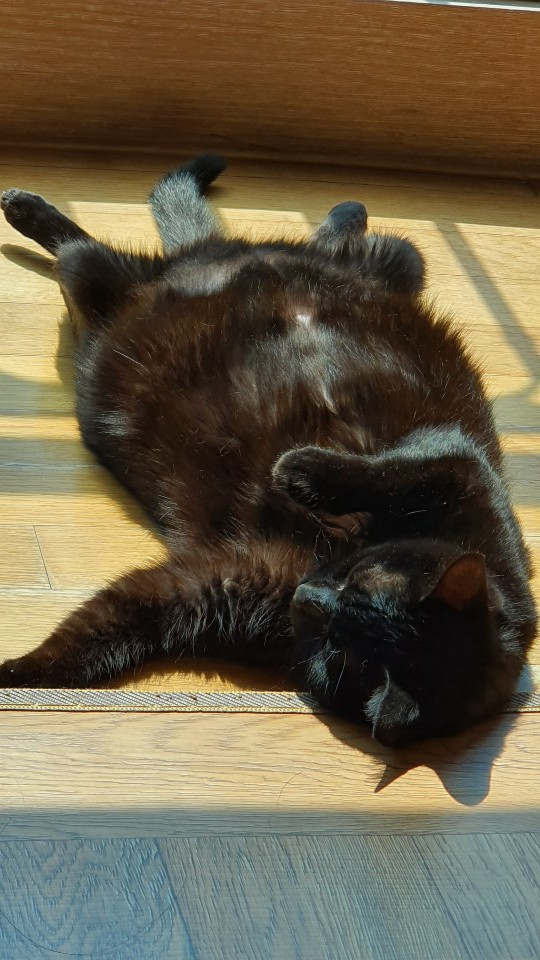
#> input picture dami.jpg, 540 x 960 px
$ python cv02_matplot.py
#> lines starting #> are read from the running program, lines starting #| are printed output that depends on the picture
import matplotlib.pyplot as plt
import cv2

# 컬러영상 출력
# openCV는 BGR 순서
imgBGR = cv2.imread('./dami.jpg')
#> imgBGR is the input picture: shape (960, 540, 3); mean B, G, R 72, 93.9, 104.3
imgRGB = cv2.cvtColor(imgBGR, cv2.COLOR_BGR2RGB)

plt.axis('off') # 축 없애기
plt.imshow(imgRGB)
# plt.imshow(imgBGR)
plt.show() # q 누르면 창꺼짐

# 그레이 스케일 영상 출력하기
imgGray = cv2.imread('./dami.jpg', cv2.IMREAD_GRAYSCALE)
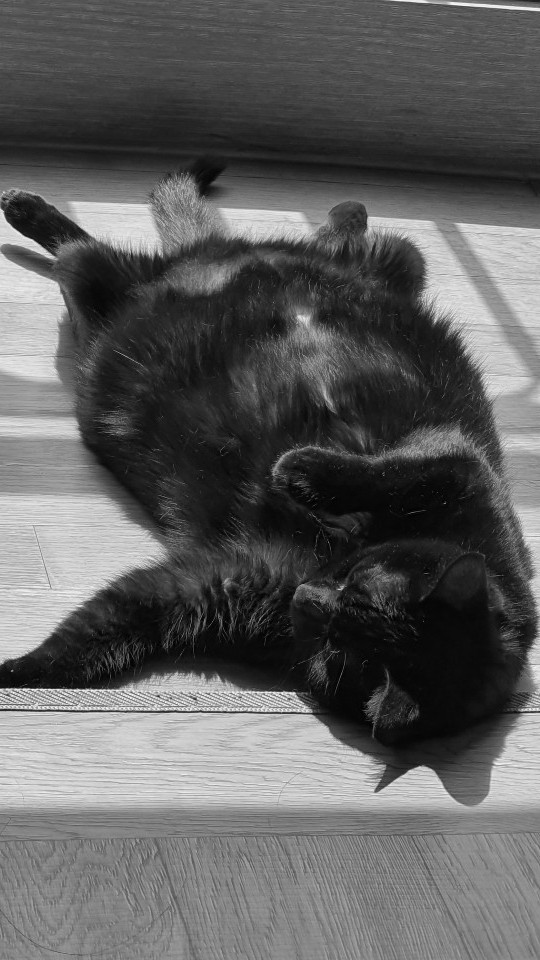
#> imgGray: shape (960, 540); min 0, max 253, mean 94.5
plt.imshow(imgGray, cmap='gray') # colop map을 gray로 설정하면 흑백으로 출력됨.
# cmap옵션을 사용하지 않으면 색이 다 빠지긴 하지만 완전한 회색을 위해서는 cmap을 꼭 gray로 설정해줘야 한다.
plt.show()

# 이미지 지정하기
# cv2.imwrite('./dadadadadami.jpg', imgGray)

# subplot을 이용한 영상 출력
plt.subplot(121), plt.axis('off'), plt.imshow(imgRGB) # 1행2열중첫번째
plt.subplot(122), plt.axis('off'), plt.imshow(imgGray, cmap='gray') # 1행2열중두번째
plt.show()
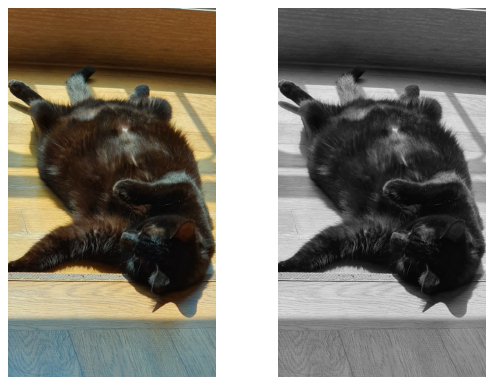
#> figure drawn by matplotlib, 2 panels

$ run again, with dog_img.bmp saved as dami.jpg
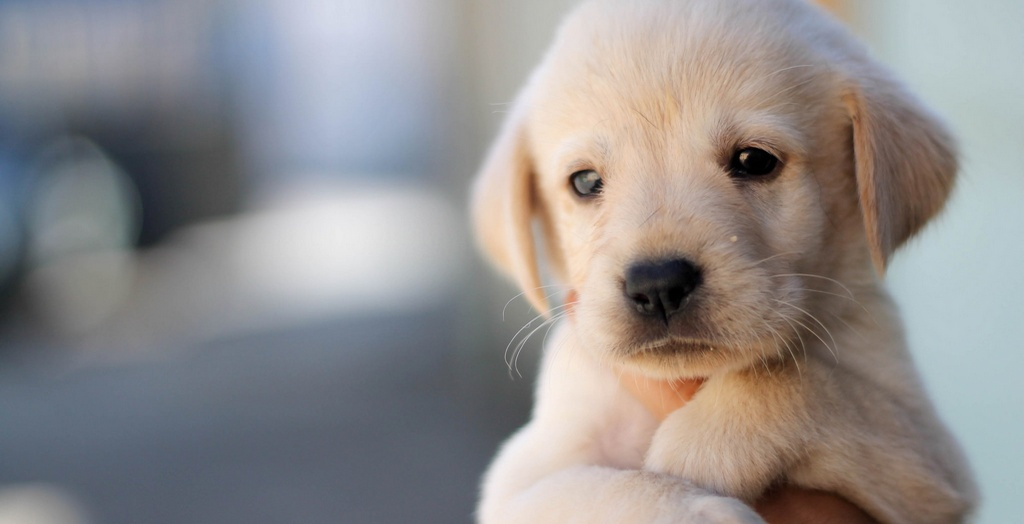
#> input picture dog_img.bmp, 1024 x 524 px
#> imgBGR is the input picture: shape (524, 1024, 3); mean B, G, R 141.4, 142, 145.4
#> `imgGray = cv2.imread('./dami.jpg', cv2.IMREAD_GRAYSCALE)`:
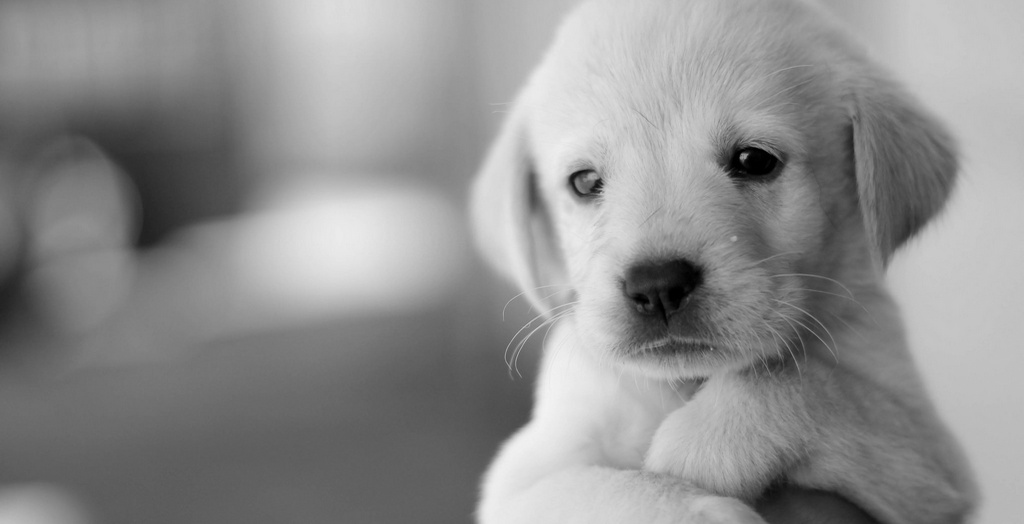
#> imgGray: shape (524, 1024); min 0, max 243, mean 142.9
#> `plt.show()`:
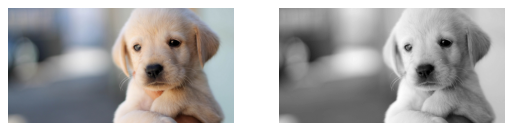
#> figure drawn by matplotlib, 2 panels
